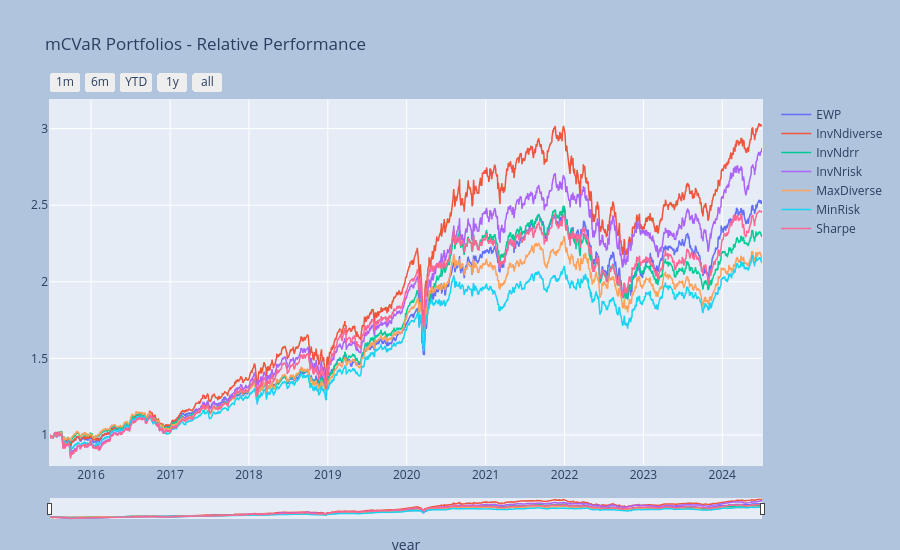

This figure's notebook cell:
### Code cell
pp = az.Port_Simple(port)
pp.set_model()
_ = pp.port_view_all(componly=True, 
     title="mCVaR Portfolios - Relative Performance", 
     xlabel="year", fancy=True)

### Figure 1 — Plotly figure (JSON) as saved in the notebook; plotly's stock layout.template omitted (floating-point values rounded to 4 significant figures; data arrays with more than 128 entries replaced by an {"elided": "..."} marker saying what was removed)
{"data": [{"line": {"width": 1.5}, "name": "EWP", "type": "scatter", "x": {"elided": "2271 str values"}, "y": {"elided": "2271 float values"}}, {"line": {"width": 1.5}, "name": "InvNdiverse", "type": "scatter", "x": {"elided": "2271 str values"}, "y": {"elided": "2271 float values"}}, {"line": {"width": 1.5}, "name": "InvNdrr", "type": "scatter", "x": {"elided": "2271 str values"}, "y": {"elided": "2271 float values"}}, {"line": {"width": 1.5}, "name": "InvNrisk", "type": "scatter", "x": {"elided": "2271 str values"}, "y": {"elided": "2271 float values"}}, {"line": {"width": 1.5}, "name": "MaxDiverse", "type": "scatter", "x": {"elided": "2271 str values"}, "y": {"elided": "2271 float values"}}, {"line": {"width": 1.5}, "name": "MinRisk", "type": "scatter", "x": {"elided": "2271 str values"}, "y": {"elided": "2271 float values"}}, {"line": {"width": 1.5}, "name": "Sharpe", "type": "scatter", "x": {"elided": "2271 str values"}, "y": {"elided": "2271 float values"}}], "layout": {"autosize": false, "height": 550, "margin": {"b": 25, "l": 50, "pad": 1, "r": 50, "t": 100}, "paper_bgcolor": "LightSteelBlue", "title": {"text": "mCVaR Portfolios - Relative Performance"}, "width": 900, "xaxis": {"autorange": false, "fixedrange": false, "range": ["2015-06-25T00:00:00", "2024-07-03T00:00:00"], "rangeselector": {"buttons": [{"count": 1, "label": "1m", "step": "month", "stepmode": "backward"}, {"count": 6, "label": "6m", "step": "month", "stepmode": "backward"}, {"count": 1, "label": "YTD", "step": "year", "stepmode": "todate"}, {"count": 1, "label": "1y", "step": "year", "stepmode": "backward"}, {"step": "all"}]}, "rangeslider": {"thickness": 0.05, "visible": true}, "title": {"text": "year"}, "type": "date"}, "yaxis": {"autorange": false, "fixedrange": false, "range": [0.804, 3.187], "title": {}}}}
